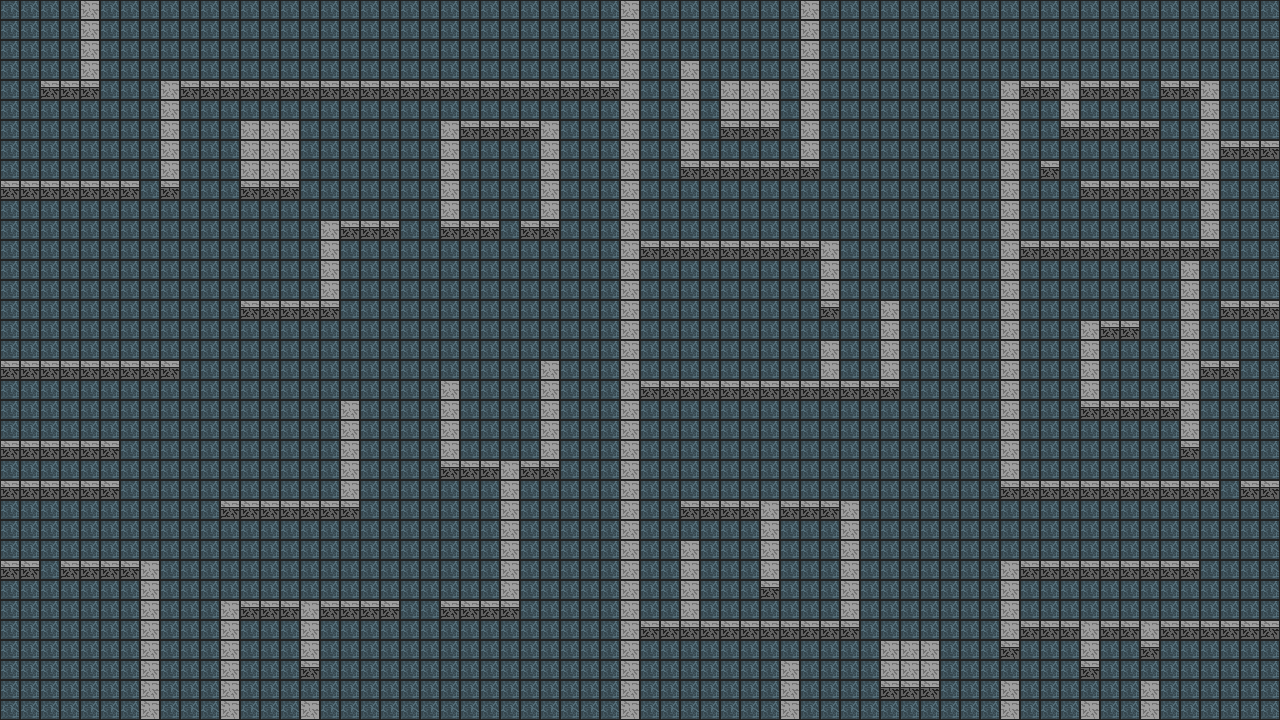

The image is a tile-based game level rendered from a .tmx file. Its description and source (layers, tilesets, objects; grid data summarised) follow:
An orthogonal 64x36 tile map with 20x20 px tiles, 4 tile layers (Terrain, Walls, Objects, AbovePlayer), 2 tilesets and 77 objects.

<map version="1.8" tiledversion="1.8.2" orientation="orthogonal" renderorder="right-down" width="64" height="36" tilewidth="20" tileheight="20" infinite="0" nextlayerid="6" nextobjectid="153">
 <tileset firstgid="1" name="210Tileset" tilewidth="16" tileheight="16" tilecount="480" columns="20">
  <image source="../SpriteSheet/210Tileset.png" width="320" height="384" />
 </tileset>
 <tileset firstgid="481" source="new-art.tsx" />
 <layer id="1" name="Terrain" width="64" height="36">
  <data>[2304 cells, 2304 non-empty, 1 distinct tile ids]</data>
 </layer>
 <layer id="2" name="Walls" width="64" height="36">
  <data>[2304 cells, 2302 non-empty, 3 distinct tile ids]</data>
 </layer>
 <layer id="3" name="Objects" width="64" height="36">
  <data>[2304 cells, 0 non-empty, 0 distinct tile ids]</data>
 </layer>
 <objectgroup id="5" name="Collisions">
  <object id="71" x="499.334" y="460" width="20" height="160.667" />
  <object id="72" x="160.667" y="80" width="459.334" height="20" />
  <object id="73" x="219.667" y="680.667" width="20" height="40.3333" />
  <object id="74" x="520" y="220.667" width="20" height="18" />
  <object id="75" x="2.84217e-14" y="180.75" width="140" height="19.25" />
  <object id="76" x="79.6667" y="1.33333" width="20" height="94.6667" />
  <object id="77" x="40.6667" y="79.3334" width="58.6667" height="20" />
  <object id="78" x="159.584" y="80.75" width="20" height="118.75" />
  <object id="79" x="0.666667" y="439.333" width="118.667" height="20" />
  <object id="80" x="-1.77636e-15" y="360" width="178.667" height="20" />
  <object id="81" x="320.667" y="220" width="78.6663" height="20" />
  <object id="82" x="-0.666663" y="560" width="40.0003" height="20" />
  <object id="83" x="339.333" y="400.667" width="20" height="119.334" />
  <object id="84" x="441.333" y="600" width="78.6663" height="20" />
  <object id="85" x="300.667" y="601.333" width="20" height="78.6667" />
  <object id="86" x="220" y="600.667" width="179.334" height="20" />
  <object id="87" x="220" y="619" width="20" height="100" />
  <object id="88" x="139.333" y="561.333" width="20" height="158.667" />
  <object id="89" x="440.667" y="379.333" width="20" height="98.6667" />
  <object id="90" x="638.667" y="621.333" width="218.666" height="20" />
  <object id="91" x="620" y="-3.33333e-06" width="20" height="718.667" />
  <object id="92" x="1240.67" y="480" width="38.333" height="20" />
  <object id="93" x="1080" y="399" width="118.667" height="20" />
  <object id="94" x="838.667" y="500.333" width="20" height="123.667" />
  <object id="95" x="999.503" y="81.3333" width="20" height="418" />
  <object id="96" x="1001" y="80.3333" width="138.333" height="20" />
  <object id="97" x="1179.33" y="259.25" width="20" height="199.083" />
  <object id="98" x="680.333" y="159.667" width="139.667" height="20" />
  <object id="99" x="760.333" y="501.667" width="20" height="98.667" />
  <object id="100" x="1017" y="620" width="262.667" height="20" />
  <object id="101" x="1000.33" y="560.333" width="20" height="100.333" />
  <object id="102" x="1080.41" y="622.417" width="20" height="56.9166" />
  <object id="103" x="778.667" y="660" width="20" height="58.6667" />
  <object id="104" x="1001.33" y="240" width="218" height="20" />
  <object id="105" x="1080" y="179.916" width="138.666" height="20" />
  <object id="106" x="1079.33" y="321" width="20" height="97.6667" />
  <object id="107" x="679" y="61" width="20" height="119.333" />
  <object id="108" x="1199.08" y="140.583" width="80.0833" height="20" />
  <object id="109" x="680" y="500.667" width="179.333" height="19.3333" />
  <object id="110" x="800" y="0" width="20" height="179.667" />
  <object id="111" x="1060" y="120.333" width="100.083" height="20" />
  <object id="112" x="1059.33" y="81.6667" width="20" height="59" />
  <object id="114" x="1280" y="0" width="20" height="720" />
  <object id="115" x="0" y="-20" width="1300" height="20" />
  <object id="117" x="239.75" y="120.25" width="60.3333" height="79.25" />
  <object id="118" x="60.6666" y="560.666" width="98.6667" height="20.6667" />
  <object id="119" x="0.666667" y="480" width="118.667" height="20" />
  <object id="120" x="219.333" y="498.666" width="140.667" height="21.3333" />
  <object id="121" x="539.333" y="120.667" width="19.3333" height="118" />
  <object id="122" x="539.818" y="360.667" width="18.8485" height="119.333" />
  <object id="123" x="441.333" y="459.333" width="117.333" height="20" />
  <object id="124" x="239.333" y="300" width="98.6666" height="18.6666" />
  <object id="125" x="621" y="240.667" width="218.333" height="20" />
  <object id="126" x="440" y="120" width="20" height="119.333" />
  <object id="127" x="440" y="120.667" width="119.333" height="19.3333" />
  <object id="128" x="441.333" y="220" width="57.9997" height="20" />
  <object id="129" x="642" y="379.333" width="256.333" height="20" />
  <object id="130" x="719.667" y="79.6667" width="57.3333" height="59.3333" />
  <object id="131" x="1139.33" y="620" width="20.6667" height="39.6666" />
  <object id="132" x="999.333" y="480" width="220.333" height="20.6667" />
  <object id="133" x="880" y="640.333" width="59.3333" height="59.3333" />
  <object id="134" x="1000" y="680.333" width="19.6667" height="39.3333" />
  <object id="135" x="1139.67" y="680.666" width="20" height="39" />
  <object id="136" x="1002" y="559.917" width="197.333" height="20.0833" />
  <object id="137" x="820" y="241.333" width="20" height="78.6667" />
  <object id="139" x="1199.33" y="79.6667" width="20" height="179.75" />
  <object id="140" x="1160.33" y="80.3333" width="43.3333" height="21.3333" />
  <object id="141" x="680.667" y="540.667" width="19.3333" height="78.6663" />
  <object id="142" x="1039.58" y="160.083" width="19.5" height="19.3333" />
  <object id="144" x="308.485" y="710" />
  <object id="145" x="1090" y="710" />
  <object id="147" x="1219.67" y="299.667" width="60.3333" height="20.6667" />
  <object id="148" x="1199.33" y="360" width="40.6667" height="19.6667" />
  <object id="149" x="1099.67" y="320.667" width="40.6667" height="19.3333" />
  <object id="150" x="820" y="340" width="19" height="59.5" />
  <object id="151" x="879.5" y="300" width="20" height="99.5" />
  <object id="152" x="320.667" y="220" width="18.3333" height="98.6667" />
 </objectgroup>
 <layer id="4" name="AbovePlayer" width="64" height="36">
  <data>[2304 cells, 0 non-empty, 0 distinct tile ids]</data>
 </layer>
</map>